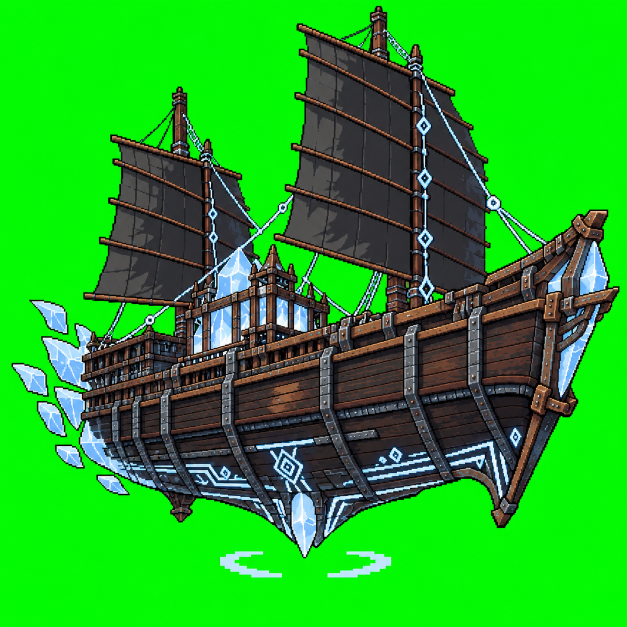
#> input picture art/ghost_ship/references/ghost_ship_skyglass_locked_source_d.webp, 1254 x 1254 px (shown at 1/2 size)
$ python chroma.py ../../../art/ghost_ship/references/ghost_ship_skyglass_locked_source_d.webp out.png
#> lines starting #> are read from the running program, lines starting #| are printed output that depends on the picture
#!/usr/bin/env python3
"""Component-based chroma keying for TNR art, the pipeline standard.

Global colour-keying is retired because it cannot tell three different things
apart that all read as "key colour": the background behind the subject, the
enclosed background inside a ring or a loop, and a glow the generator painted
INTO the subject. Keying them all makes holes in the art; keying none of them
leaves a coloured halo. So this classifies connected components instead.

The four stages:
  1. Flood-fill key-ish pixels inward from the canvas borders. Everything the
     flood reaches is background, whatever shape it is.
  2. Classify what the flood did not reach. A large component (>= MIN_ENCLOSED
     px) or one touching the border is enclosed background - a ring interior,
     a gap between limbs - and goes transparent.
  3. Split the small pockets by purity. HARD key colour is openwork (lace,
     loops, holes) and goes transparent; a DILUTED blend is glow or content the
     generator painted in the key hue, and gets luminance-matched remapped
     rather than punched out.
  4. Clamp the spill left on opaque edges, normalise alpha, and quantize if the
     file is over the upload ceiling.

One consequence of stage 1 worth knowing before you blame the script: the
flood crosses DILUTED key pixels as well as pure ones, so a glow that bridges
from the subject out to the background is reached by the flood and keyed away
with it. That is not a bug to route around - a glow touching the background is
indistinguishable from spill, and it is exactly why the prompt scaffolds ban
auras, halos, light fields and discs. A glow rendered as rim light that stays
inside the silhouette survives and gets remapped.

Two generator failures this CANNOT repair, by design:
  - painted glow blocks (a solid pale disc rendered as "glow"): that is art in
    the same palette as the subject, unkeyable without eating content.
  - a subject drawn resting on a surface: nothing to key, the composite is
    wrong at the source.
In both cases regenerate. Do not process.

Usage:
  python3 chroma.py in.png out.png --target SCENE_CHARACTER [--frame full|bust]
  python3 chroma.py in.png out.png --target AI_AVATAR --qc qc.png

  --target    THE spec-driven path, and the one to use. Reads
              25x_DATA_art_spec.json and derives the key, the pad ratio, the
              export format and mode, the byte ceiling and the minimum width
              from the target's block. An export cannot then come out at the
              wrong aspect, format or size, because none of those are typed by
              hand. Targets: SCENE_CHARACTER, SCENE_BACKGROUND, AI_AVATAR,
              ICON, STATIC, ANIMATION.
  --frame     SCENE_CHARACTER only: `full` pads to 2:3, `bust` to 1:1. The
              client width-scales scene characters and never letterboxes them
              (see spec targets.SCENE_CHARACTER.render), so the aspect decides
              how TALL the figure stands: 2:3 puts a standing figure at ~90% of
              scene height, 1:1 puts a bust at 60%. Both are correct for what
              they contain. Default `full`.
  --key       override the key the spec chose. lime (#00FF00) default; magenta
              (#FF00FF) for green-conflicting subjects, e.g. foliage or jade.
  --qc        write a dark-background composite so leftover spill and chewed
              edges are visible before upload. Always pass it, and look.

  Legacy flags (--pad-2-3, --square, --max-kb) still work and still export PNG.
  They are kept for scripts that predate the spec; new work uses --target.

"""
import argparse
import json
import os
import sys
from collections import deque

SPEC_PATH = os.environ.get("TNR_ART_SPEC", "25x_DATA_art_spec.json")


# [44 lines left out: functions load_spec, resolve_target, not called in this run]

try:
    from PIL import Image
except ImportError:
    sys.exit("Pillow is required: pip install pillow --break-system-packages")

KEYS = {
    "lime":     {"channel": 1, "name": "lime",     "rgb": (0, 255, 0)},
    "magenta":  {"channel": None, "name": "magenta", "rgb": (255, 0, 255)},
}
MIN_ENCLOSED = 1200      # px; at or above this an unreached component is background
SPILL_CLAMP = 15         # how far a key-hued edge pixel is pulled back
ALPHA_FLOOR = 8          # below this, alpha is snapped to 0 so edges do not fringe


def is_keyish(px, key):
    r, g, b = px[0], px[1], px[2]
    if key == "lime":
        return g > 100 and g > r + 40 and g > b + 40
    return r > 100 and b > 100 and g < r - 40 and g < b - 40


def is_hard_key(px, key):
    r, g, b = px[0], px[1], px[2]
    if key == "lime":
        return g > 180 and r < 100 and b < 100
    return r > 180 and b > 180 and g < 100


def flood_from_borders(px, w, h, key):
    """Stage 1. Returns a bytearray mask: 1 where the flood reached."""
    mask = bytearray(w * h)
    q = deque()
    for x in range(w):
        for y in (0, h - 1):
            if is_keyish(px[x, y], key):
                q.append((x, y))
                mask[y * w + x] = 1
    for y in range(h):
        for x in (0, w - 1):
            if is_keyish(px[x, y], key):
                q.append((x, y))
                mask[y * w + x] = 1
    while q:
        x, y = q.popleft()
        for dx, dy in ((1, 0), (-1, 0), (0, 1), (0, -1)):
            nx, ny = x + dx, y + dy
            if 0 <= nx < w and 0 <= ny < h and not mask[ny * w + nx]:
                if is_keyish(px[nx, ny], key):
                    mask[ny * w + nx] = 1
                    q.append((nx, ny))
    return mask


def components(px, w, h, key, reached):
    """Stage 2/3. Key-ish pixels the flood did not reach, grouped."""
    seen = bytearray(w * h)
    out = []
    for sy in range(h):
        for sx in range(w):
            i = sy * w + sx
            if seen[i] or reached[i] or not is_keyish(px[sx, sy], key):
                continue
            comp, q, touches = [], deque([(sx, sy)]), False
            seen[i] = 1
            while q:
                x, y = q.popleft()
                comp.append((x, y))
                if x in (0, w - 1) or y in (0, h - 1):
                    touches = True
                for dx, dy in ((1, 0), (-1, 0), (0, 1), (0, -1)):
                    nx, ny = x + dx, y + dy
                    j = ny * w + nx
                    if 0 <= nx < w and 0 <= ny < h and not seen[j]:
                        if is_keyish(px[nx, ny], key):
                            seen[j] = 1
                            q.append((nx, ny))
            out.append((comp, touches))
    return out


def luma(px):
    return 0.299 * px[0] + 0.587 * px[1] + 0.114 * px[2]


def process(path_in, path_out, key="lime", pad=None, max_kb=450, qc=None, qc_scale=0,
            fmt="png", fmt_mode="lossless", min_width=None, max_hw=None):
#> called with path_out = 'out.png', key = 'lime', max_kb = 450, qc_scale = 0, fmt = 'png', fmt_mode = 'lossless'
    img = Image.open(path_in).convert("RGBA")
    w, h = img.size
#> w = 1254; h = 1254
    px = img.load()
    log = {"size": (w, h), "key": key}
#> log = {'size': (1254, 1254), 'key': 'lime'}

    reached = flood_from_borders(px, w, h, key)
    log["background_px"] = sum(reached)

    comps = components(px, w, h, key, reached)
    enclosed = holes = remapped = 0
    for comp, touches in comps:
        if len(comp) >= MIN_ENCLOSED or touches:
            for x, y in comp:
                reached[y * w + x] = 1
            enclosed += len(comp)
            continue
        for x, y in comp:
            if is_hard_key(px[x, y], key):
                reached[y * w + x] = 1
                holes += 1
            else:
                L = luma(px[x, y])
                px[x, y] = (int(L * 0.88), int(L * 0.94), int(L), px[x, y][3])
                remapped += 1
#> this loop made 58 passes
#> comp on passes 4, 5, 9, 10, 11, 15, 17, 18, 19, 20, 23, 28: [(782, 76), (783, 76)], [(782, 78)], [(738, 102)], [(812, 132), (812, 133)], [(343, 220)], [(391, 283)], [(316, 292), (317, 292)], [(398, 292)], [(400, 295), (400, 296), (400, 297)], [(430, 320)], [(496, 418)], [(1034, 479)]
    log["enclosed_px"], log["hole_px"], log["remapped_px"] = enclosed, holes, remapped

    # apply alpha, then clamp spill on what survives
    for y in range(h):
        for x in range(w):
            if reached[y * w + x]:
                px[x, y] = (0, 0, 0, 0)
                continue
            r, g, b, a = px[x, y]
            if key == "lime" and g > r + SPILL_CLAMP and g > b + SPILL_CLAMP:
                g = max(r, b) + SPILL_CLAMP
            elif key == "magenta" and r > g + SPILL_CLAMP and b > g + SPILL_CLAMP:
                m = g + SPILL_CLAMP
                r, b = min(r, m), min(b, m)
            if a < ALPHA_FLOOR:
                a = 0
            px[x, y] = (r, g, b, a)

    img = img.crop(img.getbbox() or (0, 0, w, h))
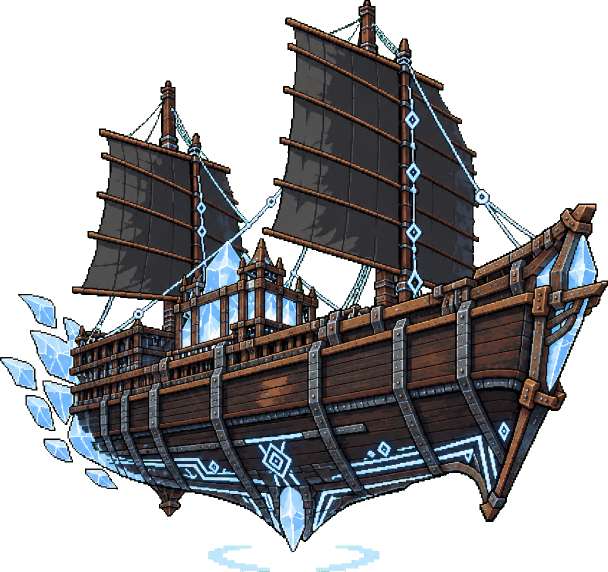
#> img: PIL image 1216x1143 RGBA (shown at 1/2 size); mean R, G, B, A 35.9, 35.8, 37.7, 129.5; transparent parts drawn white
    if pad:
        img = pad_to_ratio(img, pad)
    log["out_size"] = img.size

    # Refuse rather than ship an undersized export. Padding fixes an aspect; nothing fixes
    # a source that was never big enough, and a silent nearest-neighbour upscale would hide
    # a generation fault behind a file that passes every other check.
    if min_width and img.size[0] < min_width:
        log["UNDER_MIN_WIDTH"] = f"{img.size[0]}px against a {min_width}px minimum"

    if max_hw and img.size[1] / img.size[0] > max_hw + 1e-6:
        log["OVER_CLIP_BOUND"] = f"h/w {img.size[1] / img.size[0]:.3f} exceeds {max_hw:.3f}"

    kb = _export(img, path_out, fmt, fmt_mode)
    log["format"] = f"{fmt} {fmt_mode}"
    if kb > max_kb:
        img = img.quantize(colors=255, method=Image.FASTOCTREE).convert("RGBA")
        kb = _export(img, path_out, fmt, fmt_mode)
        log["quantized"] = True
    log["kb"] = kb
    if kb > max_kb:
        log["OVER_BUDGET"] = True

    if qc:
        bg = Image.new("RGBA", img.size, (18, 18, 22, 255))
        bg.alpha_composite(img)
        bg = bg.convert("RGB")
        if qc_scale and max(bg.size) > qc_scale:
            # NEAREST keeps pixel edges legible; this composite is a token-cheap
            # iteration view, never the acceptance surface (native = --qc-scale 0).
            r = qc_scale / max(bg.size)
            bg = bg.resize((max(1, round(bg.size[0] * r)),
                            max(1, round(bg.size[1] * r))), Image.NEAREST)
            log["qc_scaled_to"] = bg.size
        bg.save(qc)
        log["qc"] = qc
    return log


# [11 lines left out: function pad_to_ratio, not called in this run]


def _export(img, path, fmt, mode):
    """Write in the format the spec names.

    webp lossless for keyed art: lossy rings around the hard edges this style is built from,
    and the ringing survives the CDN downsample that everything else forgives. webp lossy at
    q85 for backgrounds, which carry no alpha and no keyed edge.
    """
    fmt = (fmt or "png").lower()
    if fmt == "webp":
        if mode == "lossy_q85":
            img.convert("RGB").save(path, "WEBP", lossless=False, quality=85, method=6)
        else:
            img.save(path, "WEBP", lossless=True, quality=100, method=6)
    elif fmt in ("jpg", "jpeg"):
        img.convert("RGB").save(path, "JPEG", quality=90, optimize=True)
    else:
        img.save(path, "PNG", optimize=True)
    return _kb(path)


def _kb(p):
    import os
    return round(os.path.getsize(p) / 1024, 1)


if __name__ == "__main__":
    ap = argparse.ArgumentParser()
    ap.add_argument("src")
    ap.add_argument("dst")
    ap.add_argument("--target", help="spec target: SCENE_CHARACTER, AI_AVATAR, ICON, ...")
    ap.add_argument("--frame", choices=["full", "bust"], default="full")
    ap.add_argument("--spec", default=None)
    ap.add_argument("--key", choices=sorted(KEYS), default=None)
    ap.add_argument("--pad-2-3", action="store_true")
    ap.add_argument("--square", action="store_true")
    ap.add_argument("--max-kb", type=int, default=None)
    ap.add_argument("--qc")
    ap.add_argument("--qc-scale", type=int, default=0,
                    help="long edge for the QC composite; 0 = native (acceptance)")
    a = ap.parse_args()

    if a.target:
        cfg = resolve_target(load_spec(a.spec), a.target, a.frame)
        key = a.key or cfg["key"] or "lime"
        pad = cfg["pad"]
        max_kb = a.max_kb or cfg["max_kb"]
        fmt, fmt_mode = cfg["format"], cfg["format_mode"]
        min_width, max_hw = cfg["min_width"], cfg["max_hw"]
        want_ext = "." + fmt
        if not a.dst.lower().endswith(want_ext):
            sys.exit(
                f"target {a.target} exports {fmt}, but the output filename is {a.dst}.\n"
                "The @img reference resolves by exact filename, so the extension is part of "
                "the contract and this script will not quietly rename it."
            )
    else:
        key = a.key or "lime"
        pad = (2, 3) if a.pad_2_3 else (1, 1) if a.square else None
        max_kb = a.max_kb or 450
        fmt, fmt_mode = "png", "lossless"
        min_width = max_hw = None

    report = process(a.src, a.dst, key, pad, max_kb, a.qc, a.qc_scale, fmt, fmt_mode, min_width, max_hw)
    if a.target:
        report["target"] = a.target + (f" ({a.frame})" if a.target == "SCENE_CHARACTER" else "")
        report["aspect"] = resolve_target(load_spec(a.spec), a.target, a.frame)["aspect"]
    for k, v in report.items():
        print(f"{k}: {v}")
#> this loop made 11 passes
#> (k, v) on passes 1 to 11: ('size', (1254, 1254)), ('key', 'lime'), ('background_px', 832204), ('enclosed_px', 31254), ('hole_px', 3233), ('remapped_px', 859), ('out_size', (1216, 1143)), ('format', 'png lossless'), ('quantized', True), ('kb', 715.5), ('OVER_BUDGET', True)
#| size: (1254, 1254)
#| key: lime
#| background_px: 832204
#| enclosed_px: 31254
#| hole_px: 3233
#| remapped_px: 859
#| out_size: (1216, 1143)
#| format: png lossless
#> (further printed lines are left out)

    fatal = [k for k in ("OVER_BUDGET", "UNDER_MIN_WIDTH", "OVER_CLIP_BOUND") if k in report]
    if fatal:
        print("\nFAILED: " + ", ".join(fatal))
#| FAILED: OVER_BUDGET
#> (the run stopped early here; a loop or call above may not have finished)
